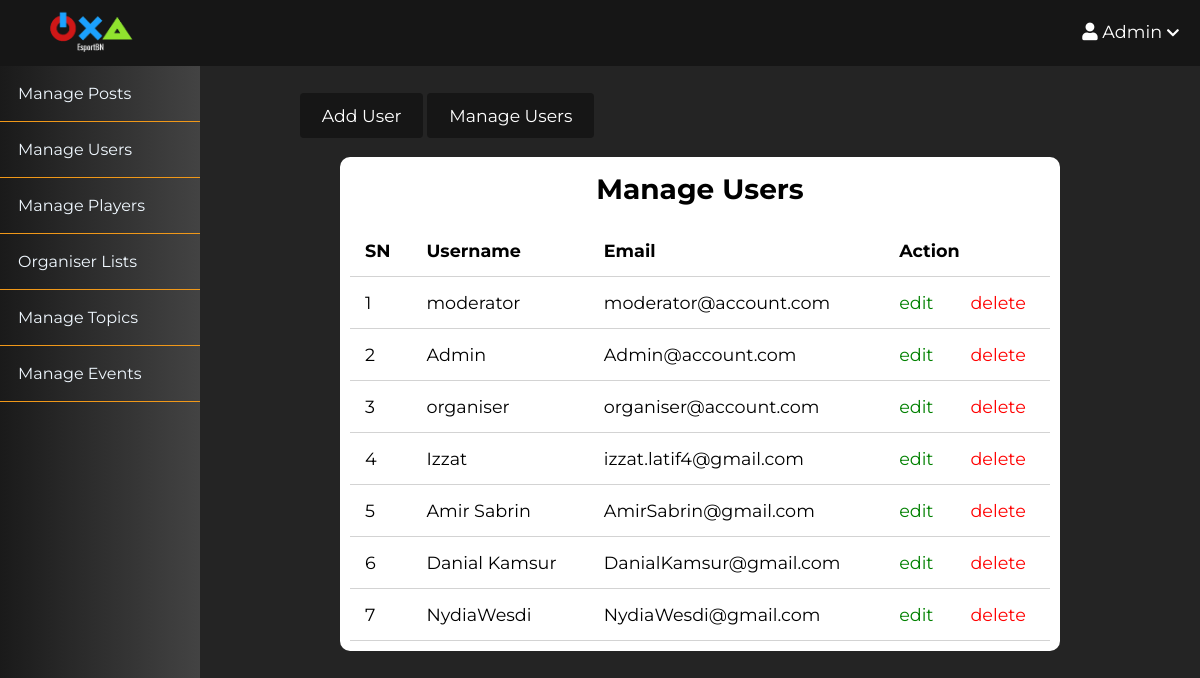
The page /admin/users/index.php (signed in) on the database its author committed.
### tables this page shows
CREATE TABLE `users` (
  `id` int(11) NOT NULL,
  `admin` tinyint(4) NOT NULL,
  `username` varchar(255) NOT NULL,
  `email` varchar(255) NOT NULL,
  `password` varchar(255) NOT NULL,
  `code` mediumint(50) NOT NULL,
  `status` text NOT NULL,
  `created_at` timestamp NOT NULL DEFAULT current_timestamp(),
  `bio` text NOT NULL DEFAULT 'No Bio Yet ... ',
  `instagram` text NOT NULL DEFAULT 'EsportBrunei',
  `steam` text NOT NULL DEFAULT 'SteamID',
  `discord` text NOT NULL DEFAULT 'name#0000',
  `pic` varchar(255) NOT NULL DEFAULT '1634018908_profile.png',
  `blocked` tinyint(4) NOT NULL,
  `proof` varchar(255) NOT NULL,
  `organiser_status` int(11) NOT NULL,
  `phone_number` int(7) NOT NULL,
  `details` text NOT NULL
);

### app/database/db.php (called while the page is built, shortened)
<?php
require('connect.php');
function executeQuery($sql, $data)
{
    global $conn;
    $stmt = $conn->prepare($sql);
    $values = array_values($data);
    $types = str_repeat('s', count($values));
    $stmt->bind_param($types, ...$values);
    $stmt->execute();
    return $stmt;
}
function selectAll($table, $conditions = [])
{
    global $conn;
    $sql = "SELECT * FROM $table";
    if (empty($conditions)) {
        $stmt = $conn->prepare($sql);
        $stmt->execute();
        $records = $stmt->get_result()->fetch_all(MYSQLI_ASSOC);
        return $records;
    } else {
        $i = 0;
        foreach ($conditions as $key => $value) {
            if ($i === 0) {
                $sql = $sql . " WHERE $key=?";
            } else {
                $sql = $sql . " AND $key=?";
            }
            $i++;
        }
        $stmt = executeQuery($sql, $conditions);
        $records = $stmt->get_result()->fetch_all(MYSQLI_ASSOC);
        return $records;
    }
}
function selectAllNotEqual($table, $conditions = [])
{
    global $conn;
    $sql = "SELECT * FROM $table";
    if (empty($conditions)) {
        $stmt = $conn->prepare($sql);
        $stmt->execute();
        $records = $stmt->get_result()->fetch_all(MYSQLI_ASSOC);
        return $records;
    } else {
        $i = 0;
        foreach ($conditions as $key => $value) {
            if ($i === 0) {
                $sql = $sql . " WHERE $key != ?";
            } else {
                $sql = $sql . " AND $key != ?";
            }
            $i++;
        }
        $stmt = executeQuery($sql, $conditions);
        $records = $stmt->get_result()->fetch_all(MYSQLI_ASSOC);
        return $records;
    }
}

### app/controllers/users.php (called while the page is built, shortened)
<?php
include(ROOT_PATH . "/app/database/db.php");
$table = 'users';
$organiser_users = selectAll($table, array('admin' => 3 , 'organiser_status'=> 2 ));
$normal_users = selectAllNotEqual($table ,array('admin' => 0) );

### admin/users/index.php (the view, shortened to what this page needs)
<?php include(ROOT_PATH . "/app/controllers/users.php");
?>
<!DOCTYPE html>
<html lang="en">
    <head>
        <link rel="stylesheet"
            href="https://use.fontawesome.com/releases/v5.7.2/css/all.css"
>
        <link rel="stylesheet" href="../../assets/css/style.css">
        <link rel="stylesheet" href="../../assets/css/admin.css">
    </head>
    <body>
    <?php include(ROOT_PATH . "/app/includes/adminHeader.php"); ?>
        <div class="admin-wrapper">
        <?php include(ROOT_PATH . "/app/includes/adminSidebar.php"); ?>
            <div class="admin-content">
                <div class="button-group">
                    <a href="create.php" class="btn btn-big">Add User</a>
                    <a href="index.php" class="btn btn-big">Manage Users</a>
                </div>
                <div class="content">
                    <h2 class="page-title">Manage Users</h2>
                    <table>
                        <thead>
                            <th>SN</th>
                            <th>Username</th>
                            <th>Email</th>
                            <th colspan="2">Action</th>
                        </thead>
                        <tbody>
                            <?php foreach ($normal_users as $key => $user): ?>
                                <tr>
                                    <td><?php echo $key + 1; ?></td>
                                    <td><?php echo $user['username']; ?></td>
                                    <td><?php echo $user['email']; ?></td>
                                    <td><a href="edit.php?id=<?php echo $user['id']; ?>" class="edit">edit</a></td>
                                    <td><a href="index.php?delete_id=<?php echo $user['id']; ?>" class="delete">delete</a></td>
                                </tr>
                            <?php endforeach; ?>
                        </tbody>
                    </table>
                </div>
            </div>
        </div>
    </body>
</html>

### assets/css/style.css (style rules this page uses)
* { box-sizing: border-box; }
html, body { height: 100%; padding: 0px; margin: 0px; background: #242424; font-family: "Montserrat", serif ; }
h2, h3, h4, h5, h6 { font-family: "Montserrat", serif; color: black; margin: 5px; }
a { text-decoration: none; color: inherit; }
.btn { padding: 0rem 1rem; background: #161616; color: white; border: 1px solid transparent; border-radius: 0.25rem; font-size: 1.08em; font-family: "Montserrat", sans-serif; }
.btn-big { padding: 0.7rem 1.3rem; line-height: 1.3rem; }
.content { width: 90%; margin: 30px auto 30px; background: white; border-radius: 10px; padding : 10px; }

### assets/css/admin.css (style rules this page uses)
.admin-wrapper { display: flex; height: calc(100% - 66px); }
.admin-wrapper .admin-content { flex: 8; height: 100%; padding: 40px 100px 100px; overflow-y: scroll; }
.admin-content .page-title { color: black; font-size: 28px; text-align: center; margin-bottom: 1.2rem; }
table { width: 100%; border-collapse: collapse; font-size: 1.1rem; }
th, td { padding: 15px; text-align: left; border-bottom: 1px solid #d3d3d3; }
.edit { color: green; }
.delete { color: red; }

### rows shown on the page
users: username "moderator", email "moderator@account.com"
users: username "Admin", email "Admin@account.com"
users: username "organiser", email "organiser@account.com"
users: username "Izzat", email "izzat.latif4@gmail.com"
users: username "Amir Sabrin", email "AmirSabrin@gmail.com"
users: username "Danial Kamsur", email "DanialKamsur@gmail.com"
users: username "NydiaWesdi", email "NydiaWesdi@gmail.com"

### other values the page prints
$_SESSION['username'] "Admin"
